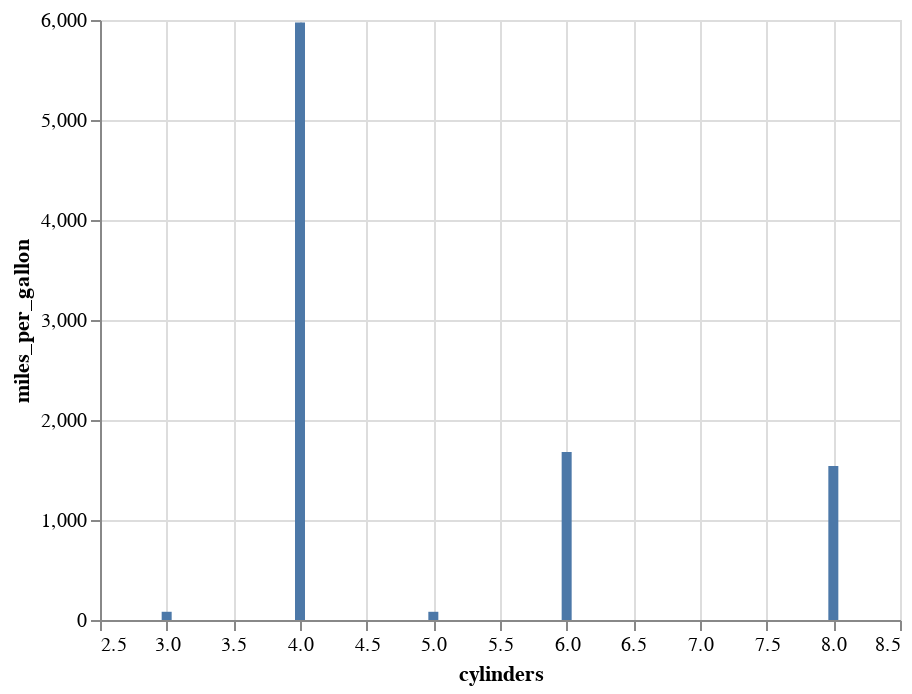

The code cell stored with this chart in its notebook:
### Code cell
#cars_sum
see = temp.groupby('cylinders').miles_per_gallon.sum().reset_index()
c = alt.Chart(see).mark_bar().encode(
    x='cylinders',
    y='miles_per_gallon'
)
c

### Figure 1 — Vega-Lite specification as saved in the notebook (floating-point values rounded to 4 significant figures)
{"$schema": "https://vega.github.io/schema/vega-lite/v4.8.1.json", "config": {"view": {"continuousHeight": 300, "continuousWidth": 400}}, "data": {"name": "data-408cea94c65f1ae94ba46e216a8d0dfc"}, "datasets": {"data-408cea94c65f1ae94ba46e216a8d0dfc": [{"cylinders": 3, "miles_per_gallon": 82.2}, {"cylinders": 4, "miles_per_gallon": 5975.0}, {"cylinders": 5, "miles_per_gallon": 82.1}, {"cylinders": 6, "miles_per_gallon": 1679.0}, {"cylinders": 8, "miles_per_gallon": 1541.0}]}, "encoding": {"x": {"field": "cylinders", "type": "quantitative"}, "y": {"field": "miles_per_gallon", "type": "quantitative"}}, "mark": "bar"}
